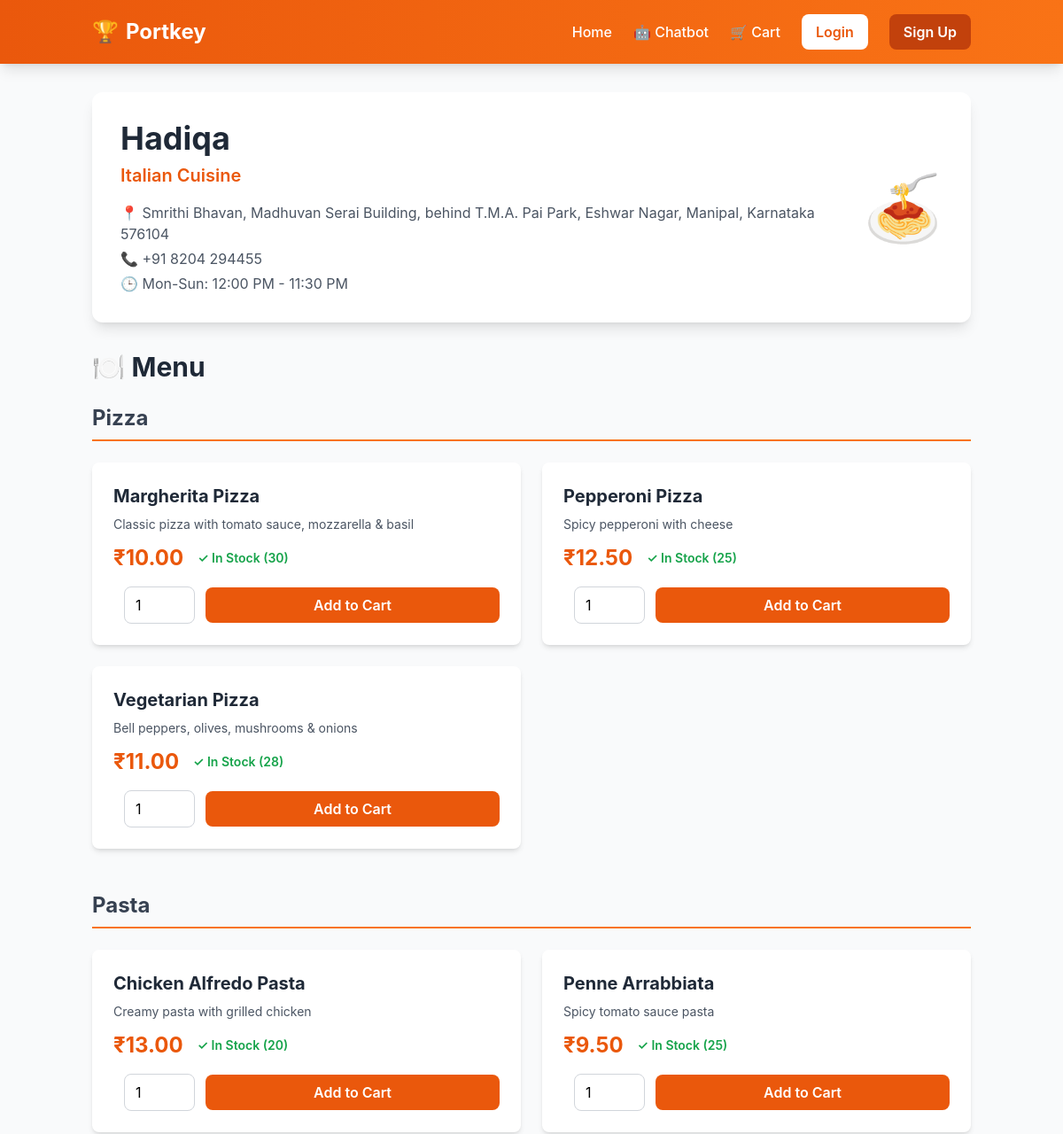
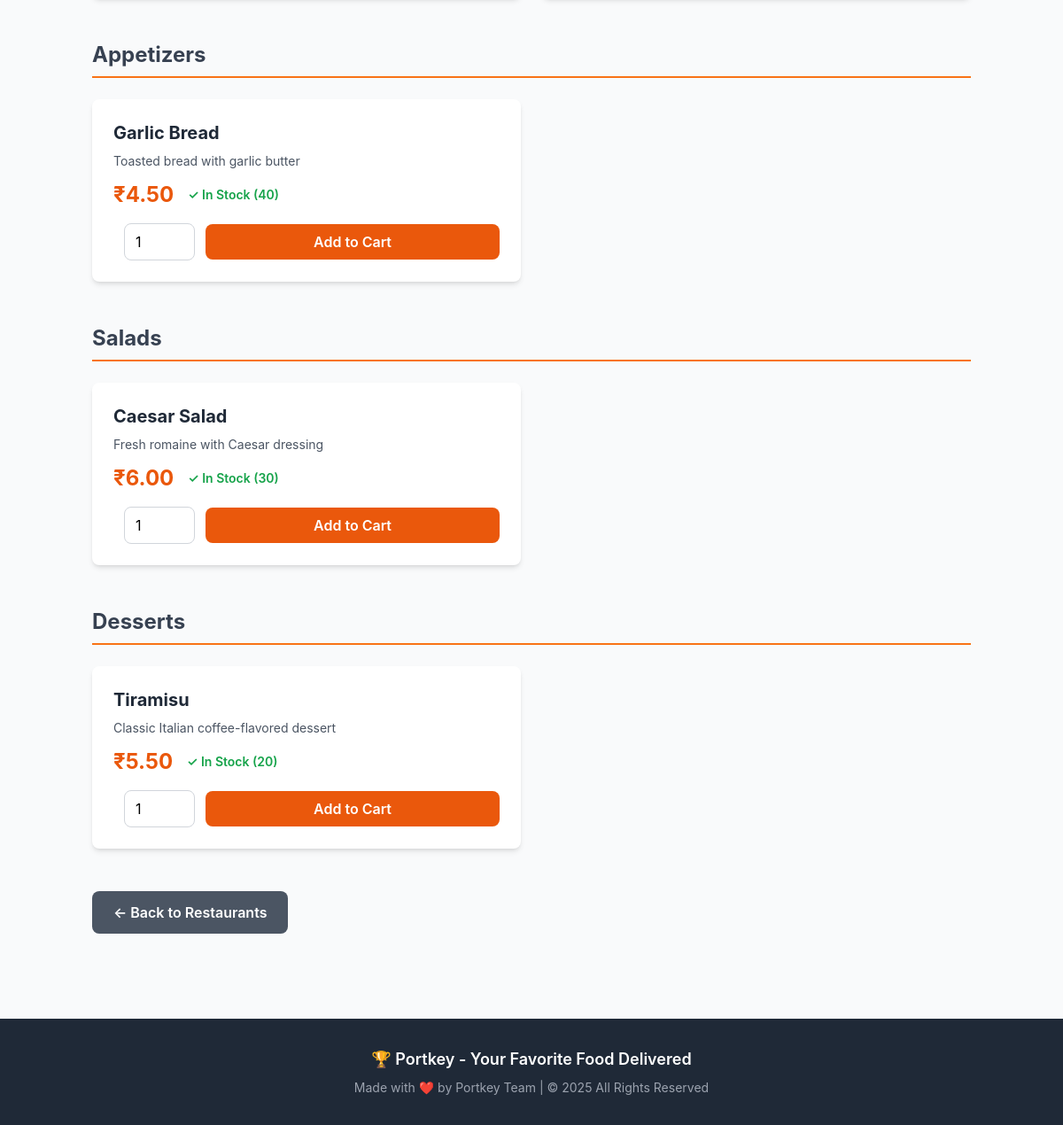
The page /restaurant/3 on the database its author committed (2 pictures, top to bottom).
### models.py (models this page shows, shortened)
class Restaurant(Base):
    __tablename__ = 'restaurants'
    id = Column(Integer, primary_key=True, autoincrement=True)
    name = Column(String(100), nullable=False, index=True)
    address = Column(String(200), nullable=False)
    contact = Column(String(50), nullable=False)
    operating_hours = Column(String(100), nullable=False)  # e.g., "Mon-Sun: 10AM-10PM"
    cuisine_type = Column(String(50), nullable=False, index=True)  # e.g., "Italian", "Chinese"
    distance_km = Column(Float, nullable=False, default=1.0)  # Distance from user in km
    popularity_score = Column(Float, nullable=False, default=0.0)  # Based on order frequency
    menu_items = relationship("MenuItem", back_populates="restaurant", cascade="all, delete-orphan")

class MenuItem(Base):
    __tablename__ = 'menu_items'
    id = Column(Integer, primary_key=True, autoincrement=True)
    restaurant_id = Column(Integer, ForeignKey('restaurants.id'), nullable=False, index=True)
    name = Column(String(100), nullable=False, index=True)
    description = Column(String(500), nullable=False)
    price = Column(DECIMAL(10, 2), nullable=False)
    category = Column(String(50), nullable=False, index=True)  # e.g., "Appetizer", "Main", "Dessert", "Beverage"
    availability = Column(Boolean, default=True, nullable=False)
    stock_quantity = Column(Integer, default=100, nullable=False)  # Available stock
    is_vegetarian = Column(Boolean, default=True, nullable=False)  # Veg/Non-veg classification
    restaurant = relationship("Restaurant", back_populates="menu_items")
    cart_items = relationship("CartItem", back_populates="menu_item", cascade="all, delete-orphan")
    @property
    def is_in_stock(self):
        return self.stock_quantity > 0 and self.availability

### app.py (the view)
@app.route('/restaurant/<int:restaurant_id>')
def restaurant(restaurant_id):
    db = SessionLocal()
    try:
        restaurant = db.query(Restaurant).filter_by(id=restaurant_id).first()
        if not restaurant:
            flash('Restaurant not found.', 'error')
            return redirect(url_for('index'))
        menu_items = db.query(MenuItem).filter_by(restaurant_id=restaurant_id).all()
        cart_count = get_cart_count()
        for item in menu_items:
            item.price_inr = convert_to_inr(item.price)
        return render_template('restaurant.html', restaurant=restaurant, menu_items=menu_items, cart_count=cart_count)
    finally:
        db.close()

### app.py (called while the page is built, shortened)
def get_cart_count():
    session_id = session.get('session_id')
    if not session_id:
        return 0

def convert_to_inr(usd_amount):
    return float(usd_amount)  # Simplified - assuming prices are already in INR

### templates/restaurant.html (shortened to what this page needs)
{% extends "base.html" %}
{% block content %}
<div class="max-w-7xl mx-auto">
    <div class="bg-white rounded-xl shadow-lg p-8 mb-8">
        <div class="flex items-center justify-between">
            <div>
                <h1 class="text-4xl font-bold text-gray-800 mb-2">{{ restaurant.name }}</h1>
                <p class="text-orange-600 text-xl font-semibold mb-4">{{ restaurant.cuisine_type }} Cuisine</p>
                <div class="text-gray-600 space-y-1">
                    <p>📍 {{ restaurant.address }}</p>
                    <p>📞 {{ restaurant.contact }}</p>
                    <p>🕒 {{ restaurant.operating_hours }}</p>
                </div>
            </div>
            <div class="text-7xl">
                {% if restaurant.cuisine_type == 'Italian' %}🍝
                {% elif restaurant.cuisine_type == 'Chinese' %}🥡
                {% elif restaurant.cuisine_type == 'Indian' %}🍛
                {% elif restaurant.cuisine_type == 'Mexican' %}🌮
                {% elif restaurant.cuisine_type == 'American' %}🍔
                {% else %}🍴
                {% endif %}
            </div>
        </div>
    </div>
    <h2 class="text-3xl font-bold text-gray-800 mb-6">🍽️ Menu</h2>
    {% if menu_items %}
        {% set categories = menu_items | map(attribute='category') | unique | list %}
        {% for category in categories %}
        <div class="mb-12">
            <h3 class="text-2xl font-bold text-gray-700 mb-6 border-b-2 border-orange-500 pb-2">{{ category }}</h3>
            <div class="grid grid-cols-1 md:grid-cols-2 gap-6">
                {% for item in menu_items if item.category == category %}
                <div class="bg-white rounded-lg shadow-md p-6 hover:shadow-xl transition">
                    <div class="flex justify-between items-start mb-4">
                        <div class="flex-1">
                            <h4 class="text-xl font-bold text-gray-800 mb-2">{{ item.name }}</h4>
                            <p class="text-gray-600 text-sm mb-3">{{ item.description }}</p>
                            <div class="flex items-center space-x-4">
                                <span class="text-2xl font-bold text-orange-600">₹{{ "%.2f"|format(item.price_inr) }}</span>
                                {% if item.is_in_stock %}
                                <span class="text-green-600 text-sm font-semibold">✓ In Stock ({{ item.stock_quantity }})</span>
                                {% else %}
                                <span class="text-red-600 text-sm font-semibold">✗ Out of Stock</span>
                                {% endif %}
                            </div>
                        </div>
                    </div>
                    {% if item.is_in_stock %}
                    <form action="/cart/add" method="POST" class="flex items-center space-x-3">
                        <input
                            type="number"
                            name="quantity"
                            value="1"
                            min="1"
                            max="{{ item.stock_quantity }}"
                            class="w-20 px-3 py-2 border border-gray-300 rounded-lg focus:outline-none focus:ring-2 focus:ring-orange-500"
                        >
                        <button
                            type="submit"
                            class="flex-1 bg-orange-600 text-white py-2 px-4 rounded-lg font-semibold hover:bg-orange-700 transition"
                        >
                            Add to Cart
                        </button>
                    </form>
                    {% endif %}
                </div>
                {% endfor %}
            </div>
        </div>
        {% endfor %}
    {% else %}
    <div class="bg-yellow-50 border-l-4 border-yellow-500 p-6 rounded-lg">
        <p class="text-yellow-700 font-medium">No menu items available at the moment.</p>
    </div>
    {% endif %}
    <div class="mt-8">
        <a href="/" class="inline-block bg-gray-600 text-white px-6 py-3 rounded-lg font-semibold hover:bg-gray-700 transition">
            ← Back to Restaurants
        </a>
    </div>
</div>
{% endblock %}

### templates/base.html (style rules this page uses)
body { font-family: 'Inter', system-ui, -apple-system, sans-serif; }

### rows shown on the page
Restaurant: name "Hadiqa", cuisine_type "Italian", address "Smrithi Bhavan, Madhuvan Serai Building, behind T.M.A. Pai Park, Eshwar Nagar, Manipal, Karnataka 576104", contact "+91 8204 294455", operating_hours "Mon-Sun: 12:00 PM - 11:30 PM"
MenuItem: category "Pizza", name "Margherita Pizza", description "Classic pizza with tomato sauce, mozzarella & basil", price_inr "10.00", stock_quantity "30"
MenuItem: name "Pepperoni Pizza", description "Spicy pepperoni with cheese", price_inr "12.50", stock_quantity "25"
MenuItem: name "Vegetarian Pizza", description "Bell peppers, olives, mushrooms & onions", price_inr "11.00", stock_quantity "28"
MenuItem: category "Pasta", name "Chicken Alfredo Pasta", description "Creamy pasta with grilled chicken", price_inr "13.00", stock_quantity "20"
MenuItem: name "Penne Arrabbiata", description "Spicy tomato sauce pasta", price_inr "9.50", stock_quantity "25"
MenuItem: category "Appetizers", name "Garlic Bread", description "Toasted bread with garlic butter", price_inr "4.50", stock_quantity "40"
MenuItem: category "Salads", name "Caesar Salad", description "Fresh romaine with Caesar dressing", price_inr "6.00", stock_quantity "30"
MenuItem: category "Desserts", name "Tiramisu", description "Classic Italian coffee-flavored dessert", price_inr "5.50", stock_quantity "20"
